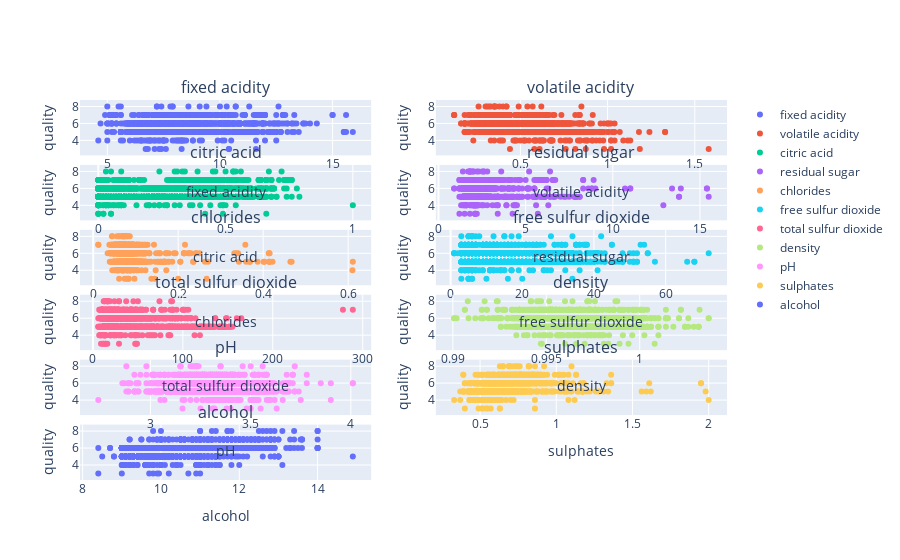

Write notebook code for a chart like this one.
### Markdown cell above
**ПОСТРОИМ ГРАФИКИ ЗАВИСИМОСТИ ТАРГЕТА ОТ ВСЕХ ПРИЗНАКОВ**

### Code cell
feats = wine_df.loc[:, ~wine_df.columns.isin(['quality'])].columns
fig = make_subplots(rows=m.ceil(len(feats) / 2), cols=2, subplot_titles=feats, vertical_spacing=0.025)
for number, feature in enumerate(feats):
    row=number // 2 + 1
    col=number % 2 + 1
    fig.add_trace(
        go.Scatter(
            x=wine_df[feature], 
            y=wine_df['quality'], 
            mode='markers', 
            name=feature
        ), 
        row=row, 
        col=col, 
    )
    fig.update_xaxes(title_text=feature, row=row, col=col)
    fig.update_yaxes(title_text='quality', row=row, col=col)
fig.update_layout(height=3000)
fig.show()

### Figure 1 — Plotly figure (JSON) as saved in the notebook; plotly's stock layout.template omitted (floating-point values rounded to 4 significant figures; data arrays with more than 128 entries replaced by an {"elided": "..."} marker saying what was removed)
{"data": [{"mode": "markers", "name": "fixed acidity", "type": "scatter", "x": {"elided": "1599 float values"}, "xaxis": "x", "y": {"elided": "1599 int values"}, "yaxis": "y"}, {"mode": "markers", "name": "volatile acidity", "type": "scatter", "x": {"elided": "1599 float values"}, "xaxis": "x2", "y": {"elided": "1599 int values"}, "yaxis": "y2"}, {"mode": "markers", "name": "citric acid", "type": "scatter", "x": {"elided": "1599 float values"}, "xaxis": "x3", "y": {"elided": "1599 int values"}, "yaxis": "y3"}, {"mode": "markers", "name": "residual sugar", "type": "scatter", "x": {"elided": "1599 float values"}, "xaxis": "x4", "y": {"elided": "1599 int values"}, "yaxis": "y4"}, {"mode": "markers", "name": "chlorides", "type": "scatter", "x": {"elided": "1599 float values"}, "xaxis": "x5", "y": {"elided": "1599 int values"}, "yaxis": "y5"}, {"mode": "markers", "name": "free sulfur dioxide", "type": "scatter", "x": {"elided": "1599 float values"}, "xaxis": "x6", "y": {"elided": "1599 int values"}, "yaxis": "y6"}, {"mode": "markers", "name": "total sulfur dioxide", "type": "scatter", "x": {"elided": "1599 float values"}, "xaxis": "x7", "y": {"elided": "1599 int values"}, "yaxis": "y7"}, {"mode": "markers", "name": "density", "type": "scatter", "x": {"elided": "1599 float values"}, "xaxis": "x8", "y": {"elided": "1599 int values"}, "yaxis": "y8"}, {"mode": "markers", "name": "pH", "type": "scatter", "x": {"elided": "1599 float values"}, "xaxis": "x9", "y": {"elided": "1599 int values"}, "yaxis": "y9"}, {"mode": "markers", "name": "sulphates", "type": "scatter", "x": {"elided": "1599 float values"}, "xaxis": "x10", "y": {"elided": "1599 int values"}, "yaxis": "y10"}, {"mode": "markers", "name": "alcohol", "type": "scatter", "x": {"elided": "1599 float values"}, "xaxis": "x11", "y": {"elided": "1599 int values"}, "yaxis": "y11"}], "layout": {"annotations": [{"font": {"size": 16}, "showarrow": false, "text": "fixed acidity", "x": 0.225, "xanchor": "center", "xref": "paper", "y": 1, "yanchor": "bottom", "yref": "paper"}, {"font": {"size": 16}, "showarrow": false, "text": "volatile acidity", "x": 0.775, "xanchor": "center", "xref": "paper", "y": 1, "yanchor": "bottom", "yref": "paper"}, {"font": {"size": 16}, "showarrow": false, "text": "citric acid", "x": 0.225, "xanchor": "center", "xref": "paper", "y": 0.8292, "yanchor": "bottom", "yref": "paper"}, {"font": {"size": 16}, "showarrow": false, "text": "residual sugar", "x": 0.775, "xanchor": "center", "xref": "paper", "y": 0.8292, "yanchor": "bottom", "yref": "paper"}, {"font": {"size": 16}, "showarrow": false, "text": "chlorides", "x": 0.225, "xanchor": "center", "xref": "paper", "y": 0.6583, "yanchor": "bottom", "yref": "paper"}, {"font": {"size": 16}, "showarrow": false, "text": "free sulfur dioxide", "x": 0.775, "xanchor": "center", "xref": "paper", "y": 0.6583, "yanchor": "bottom", "yref": "paper"}, {"font": {"size": 16}, "showarrow": false, "text": "total sulfur dioxide", "x": 0.225, "xanchor": "center", "xref": "paper", "y": 0.4875, "yanchor": "bottom", "yref": "paper"}, {"font": {"size": 16}, "showarrow": false, "text": "density", "x": 0.775, "xanchor": "center", "xref": "paper", "y": 0.4875, "yanchor": "bottom", "yref": "paper"}, {"font": {"size": 16}, "showarrow": false, "text": "pH", "x": 0.225, "xanchor": "center", "xref": "paper", "y": 0.3167, "yanchor": "bottom", "yref": "paper"}, {"font": {"size": 16}, "showarrow": false, "text": "sulphates", "x": 0.775, "xanchor": "center", "xref": "paper", "y": 0.3167, "yanchor": "bottom", "yref": "paper"}, {"font": {"size": 16}, "showarrow": false, "text": "alcohol", "x": 0.225, "xanchor": "center", "xref": "paper", "y": 0.1458, "yanchor": "bottom", "yref": "paper"}], "autosize": true, "xaxis": {"anchor": "y", "autorange": true, "domain": [0, 0.45], "range": [3.852, 16.65], "title": {"text": "fixed acidity"}, "type": "linear"}, "xaxis10": {"anchor": "y10", "autorange": true, "domain": [0.55, 1], "range": [0.2195, 2.111], "title": {"text": "sulphates"}, "type": "linear"}, "xaxis11": {"anchor": "y11", "autorange": true, "domain": [0, 0.45], "range": [7.97, 15.33], "title": {"text": "alcohol"}, "type": "linear"}, "xaxis12": {"anchor": "y12", "domain": [0.55, 1]}, "xaxis2": {"anchor": "y2", "autorange": true, "domain": [0.55, 1], "range": [0.02338, 1.677], "title": {"text": "volatile acidity"}, "type": "linear"}, "xaxis3": {"anchor": "y3", "autorange": true, "domain": [0, 0.45], "range": [-0.06618, 1.066], "title": {"text": "citric acid"}, "type": "linear"}, "xaxis4": {"anchor": "y4", "autorange": true, "domain": [0.55, 1], "range": [-0.06621, 16.47], "title": {"text": "residual sugar"}, "type": "linear"}, "xaxis5": {"anchor": "y5", "autorange": true, "domain": [0, 0.45], "range": [-0.02764, 0.6506], "title": {"text": "chlorides"}, "type": "linear"}, "xaxis6": {"anchor": "y6", "autorange": true, "domain": [0.55, 1], "range": [-3.699, 76.7], "title": {"text": "free sulfur dioxide"}, "type": "linear"}, "xaxis7": {"anchor": "y7", "autorange": true, "domain": [0, 0.45], "range": [-12.73, 307.7], "title": {"text": "total sulfur dioxide"}, "type": "linear"}, "xaxis8": {"anchor": "y8", "autorange": true, "domain": [0.55, 1], "range": [0.9892, 1.005], "title": {"text": "density"}, "type": "linear"}, "xaxis9": {"anchor": "y9", "autorange": true, "domain": [0, 0.45], "range": [2.656, 4.094], "title": {"text": "pH"}, "type": "linear"}, "yaxis": {"anchor": "x", "autorange": true, "domain": [0.8542, 1], "range": [2.665, 8.335], "title": {"text": "quality"}, "type": "linear"}, "yaxis10": {"anchor": "x10", "autorange": true, "domain": [0.1708, 0.3167], "range": [2.665, 8.335], "title": {"text": "quality"}, "type": "linear"}, "yaxis11": {"anchor": "x11", "autorange": true, "domain": [0, 0.1458], "range": [2.665, 8.335], "title": {"text": "quality"}, "type": "linear"}, "yaxis12": {"anchor": "x12", "domain": [0, 0.1458]}, "yaxis2": {"anchor": "x2", "autorange": true, "domain": [0.8542, 1], "range": [2.665, 8.335], "title": {"text": "quality"}, "type": "linear"}, "yaxis3": {"anchor": "x3", "autorange": true, "domain": [0.6833, 0.8292], "range": [2.665, 8.335], "title": {"text": "quality"}, "type": "linear"}, "yaxis4": {"anchor": "x4", "autorange": true, "domain": [0.6833, 0.8292], "range": [2.665, 8.335], "title": {"text": "quality"}, "type": "linear"}, "yaxis5": {"anchor": "x5", "autorange": true, "domain": [0.5125, 0.6583], "range": [2.665, 8.335], "title": {"text": "quality"}, "type": "linear"}, "yaxis6": {"anchor": "x6", "autorange": true, "domain": [0.5125, 0.6583], "range": [2.665, 8.335], "title": {"text": "quality"}, "type": "linear"}, "yaxis7": {"anchor": "x7", "autorange": true, "domain": [0.3417, 0.4875], "range": [2.665, 8.335], "title": {"text": "quality"}, "type": "linear"}, "yaxis8": {"anchor": "x8", "autorange": true, "domain": [0.3417, 0.4875], "range": [2.665, 8.335], "title": {"text": "quality"}, "type": "linear"}, "yaxis9": {"anchor": "x9", "autorange": true, "domain": [0.1708, 0.3167], "range": [2.665, 8.335], "title": {"text": "quality"}, "type": "linear"}}}
